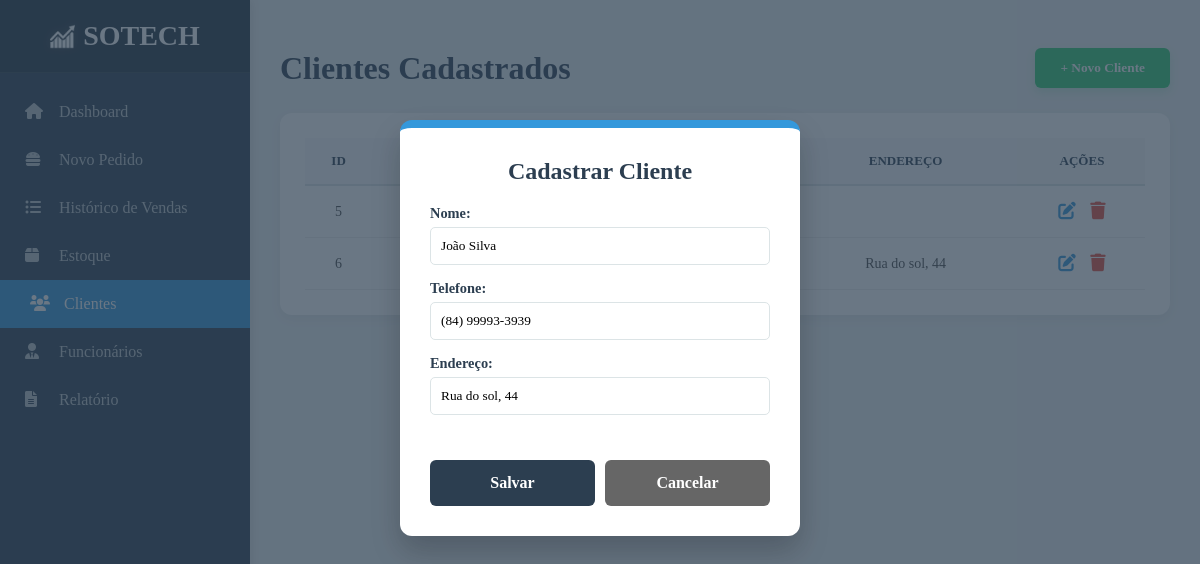
Screenshot of /cliente_editar/6/ (signed in) with the database file from the repository.
### core/models.py (models this page shows, shortened)
class Cliente(models.Model):
    nome = models.CharField("Nome", max_length=50)
    endereco = models.CharField("Endereço", max_length=100, default="", blank=True)
    telefone = models.CharField("Telefone", max_length=16, default="")
    cadastro_completo = models.BooleanField("Cadastro completo", default=True)

### core/views.py (the view)
# urls.py: path("cliente_editar/<int:id>/",cliente_editar,name="cliente_editar"),
@login_required
def cliente_editar(request,id):
    cliente = Cliente.objects.get(pk=id)
    form = ClienteForm(request.POST or None,instance=cliente)
    clientes = Cliente.objects.all()
    if form.is_valid():
        form.save()
        return redirect("clientes")
    context={
        "form" : form,
        "clients" : clientes,
        "edit" : True
    }
    return render(request,"html/clientes.html",context)

### core/forms.py
class ClienteForm(forms.ModelForm):
    class Meta:
        model = Cliente
        fields = ['id','nome','telefone','endereco']
        widgets={
            'nome' : forms.TextInput(attrs={
                'placeholder' : 'Nome Completo'
            }),
            'endereco' : forms.TextInput(attrs={
                'placeholder' : 'Endereço Completo'
            }),
            'telefone' : forms.TextInput(attrs={
                'placeholder' : 'Telefone (XX) XXXXX-XXXX'
            })
        }

### core/templates/html/clientes.html (shortened to what this page needs)
{% extends 'base.html' %}
{% load static %}
{% load widget_tweaks %}
{% block estilo %}
<link rel="stylesheet" href="{% static 'style/style_clientes.css' %}?{% now 'U' %}" />
{% endblock %}
{% block conteudo %}
<main class="main-content">
  <header class="main-header">
    <h1>Clientes Cadastrados</h1>
    <button class="btn-add" onclick="document.getElementById('modalCliente').style.display='block'">
      + Novo Cliente
    </button>
  </header>
  <div class="table-card">
    <table class="clients-table">
      <thead>
        <tr>
          <th>ID</th>
          <th>Nome</th>
          <th>Telefone</th>
          <th>Endereço</th>
          <th>Ações</th>
        </tr>
      </thead>
      <tbody>
        {% for client in clients %}
        <tr>
          <td>{{ client.id }}</td>
          <td>{{ client.nome }}</td>
          <td>{{ client.telefone }}</td>
          <td>{{ client.endereco }}</td>
          <td>
            <a class="btn-edit" href="{% url 'cliente_editar' client.id %}">
              <i class="fas fa-edit"></i>
            </a>
            <a class="btn-delete" href="{% url 'cliente_remover' client.id %}">
              <i class="fas fa-trash"></i>
            </a>
          </td>
        </tr>
        {% endfor %}
      </tbody>
    </table>
  </div>
</main>
<div id="modalCliente" class="modal">
  <div class="modal-content">
    <h2>Cadastrar Cliente</h2>
    <form method="post">
      {{ form }}
      <div class="form-buttons" style="display:flex; gap:10px; margin-top:15px;">
        <button type="submit" class="btn-save">Salvar</button>
        <button
          type="button"
          class="btn-cancel"
          onclick="document.getElementById('modalCliente').style.display='none'"
          style="
            background:#666;
            color:white;
            border:none;
            padding:14px;
            width:100%;
            border-radius:6px;
            cursor:pointer;
            font-weight:bold;
            font-size:1rem;
            margin-top:15px;
            transition:0.3s;
          "
        >
          Cancelar
        </button>
      </div>
    </form>
  </div>
</div>
{% endblock %}

### core/static/style/global.css (style rules this page uses)
:root { --primary: #2C3E50; --secondary: #3498DB; --success: #2ECC71; --warning: #F1C40F; --danger: #E74C3C; --bg: #ECF0F1; --white: #FFFFFF; --text: #2C3E50; --border: #DCE4E6; }

### core/static/style/style_clientes.css (style rules this page uses)
* { margin: 0; padding: 0; box-sizing: border-box; font-family: 'Rajdhani', Rajdhani-serif; }
body { display: flex; background-color: var(--bg); color: var(--text); min-height: 100vh; }
.main-content { flex: 1; padding: 30px; margin-left: 250px; width: calc(100% - 250px); }
.main-header { display: flex; justify-content: space-between; align-items: center; margin-bottom: 25px; }
.btn-add { background: var(--success); color: white; border: none; padding: 12px 25px; border-radius: 6px; cursor: pointer; font-weight: bold; transition: 0.3s; box-shadow: 0 4px 10px rgba(46, 204, 113, 0.2); }
.table-card { background: var(--white); padding: 25px; border-radius: 12px; box-shadow: 0 4px 12px rgba(0, 0, 0, 0.05); width: 100%; overflow-x: auto; }
.clients-table { width: 100%; border-collapse: collapse; table-layout: fixed; }
.clients-table th { padding: 15px; text-align: center; font-size: 13px; font-weight: bold; text-transform: uppercase; background: #F8F9FA; color: var(--primary); border-bottom: 2px solid var(--border); }
.clients-table td { padding: 15px; border-bottom: 1px solid #EEE; text-align: center; vertical-align: middle; word-wrap: break-word; font-size: 14px; color: #4A4A4A; }
.clients-table th:nth-child(1), .clients-table td:nth-child(1) { width: 8%; }
.clients-table th:nth-child(2), .clients-table td:nth-child(2) { width: 30%; }
.clients-table th:nth-child(3), .clients-table td:nth-child(3) { width: 20%; }
.clients-table th:nth-child(4), .clients-table td:nth-child(4) { width: 27%; }
.clients-table th:nth-child(5), .clients-table td:nth-child(5) { width: 15%; }
.btn-edit { color: var(--secondary); background: none; border: none; cursor: pointer; margin-right: 10px; font-size: 1.1rem; transition: 0.2s; }
.btn-delete { color: var(--danger); background: none; border: none; cursor: pointer; font-size: 1.1rem; transition: 0.2s; }
.modal { display: none; position: fixed; z-index: 1000; left: 0; top: 0; width: 100%; height: 100%; background: rgba(44, 62, 80, 0.7); }
.modal-content { background: var(--white); margin: 10% auto; padding: 30px; width: 400px; border-radius: 12px; border-top: 8px solid var(--secondary); box-shadow: 0 15px 30px rgba(0,0,0,0.2); }
.modal-content h2 { color: var(--primary); margin-bottom: 20px; text-align: center; }
.btn-save { background: var(--primary); color: white; border: none; padding: 14px; width: 100%; border-radius: 6px; cursor: pointer; font-weight: bold; font-size: 1rem; margin-top: 15px; transition: 0.3s; }
.modal-content label { display: block; margin-bottom: 5px; font-size: 0.9rem; font-weight: 600; }
.modal-content input { width: 100%; padding: 10px; margin-bottom: 15px; border: 1px solid var(--border); border-radius: 5px; outline: none; }
.btn-edit, .btn-delete { text-decoration: none; }

### rows the page displays
Cliente: id "5"
Cliente: id "6", endereco "Rua do sol, 44", nome "João Silva", telefone "(84) 99993-3939"
